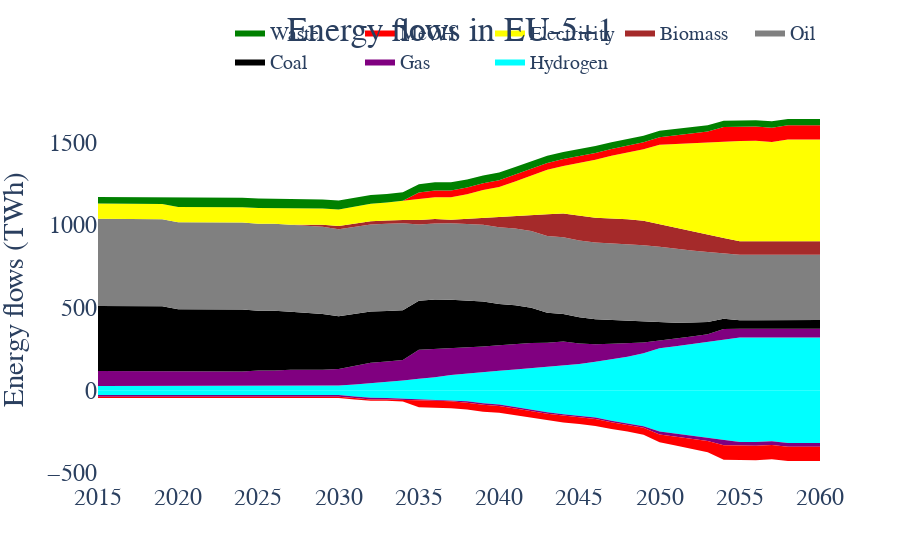

Notebook code for this chart:
### Code cell
energy_input=resource_inflow[(resource_inflow.Resource.isin(primary_resource_conversion.keys()))]
# energy_input=energy_input[energy_input.Sector=="E-Fuels"]
energy_output=resource_outflow[(resource_outflow.Resource.isin(primary_resource_conversion.keys()))]
# energy_output=energy_output[energy_output.Sector=="E-Fuels"]

energy_input=energy_input.drop(["Sector","Country"],axis=1).groupby(by=["Resource","Year"]).sum().reset_index()
energy_output=energy_output.drop(["Sector","Country"],axis=1).groupby(by=["Resource","Year"]).sum().reset_index()
df_merged=pd.concat([energy_input,energy_output],ignore_index=True)
fig = go.Figure()

for resource in primary_resource_conversion.keys():
    if resource not in ["Olefins","Ammonia","Naphtha","CO"]:
        fig.add_trace(go.Scatter(x=energy_input[energy_input.Resource==resource].Year,y=energy_input[energy_input.Resource==resource].Flow,name=resource,
                         line=dict(width=0,color=primary_resource_color[resource]),
                             fillcolor=primary_resource_color[resource],mode='lines',stackgroup='one'))
        fig.add_trace(go.Scatter(x=energy_output[energy_output.Resource==resource].Year,y=energy_output[energy_output.Resource==resource].Flow,name=resource,
                         line=dict(width=0,color=primary_resource_color[resource]),
                             fillcolor=primary_resource_color[resource],mode='lines',stackgroup='two',showlegend=False))
fig.update_layout(title='Energy flows in EU-5+1',title_x=0.5,title_y=0.97,
                   yaxis_title='Energy flows (TWh)')
fig.update_layout(
    font=dict(
        family="Times New Roman",size=24)
    )
fig.update_annotations(font_size=24)
fig.update_layout(legend=dict(
    orientation="h",
    yanchor="bottom",
    y=1.05,
    xanchor="right",
    x=1,font = dict(size=20)
))

# fig.add_annotation(dict(font=dict(color="black",size=28),
#                                         x=-0.05,
#                                         y=1.15,
#                                         showarrow=False,
#                                         text="(c)",
#                                         textangle=0,
#                                         xanchor='left',
#                                         xref="paper",
#                                         yref="paper"))

fig.update_layout( paper_bgcolor="rgba(0,0,0,0)", plot_bgcolor="rgba(0,0,0,0)")
fig.show()

### Figure 1 — Plotly figure (JSON) as saved in the notebook; plotly's stock layout.template omitted (floating-point values rounded to 4 significant figures)
{"data": [{"fillcolor": "cyan", "line": {"color": "cyan", "width": 0}, "mode": "lines", "name": "Hydrogen", "stackgroup": "one", "type": "scatter", "x": [2015, 2016, 2017, 2018, 2019, 2020, 2021, 2022, 2023, 2024, 2025, 2026, 2027, 2028, 2029, 2030, 2031, 2032, 2033, 2034, 2035, 2036, 2037, 2038, 2039, 2040, 2041, 2042, 2043, 2044, 2045, 2046, 2047, 2048, 2049, 2050, 2051, 2052, 2053, 2054, 2055, 2056, 2057, 2058, 2059, 2060], "y": [26.37, 26.37, 26.37, 26.37, 26.37, 26.37, 26.37, 26.37, 26.37, 26.37, 26.37, 26.37, 26.37, 26.37, 26.37, 29.77, 35.73, 42.88, 51.14, 59.39, 69.84, 78.34, 92.96, 102.5, 110.5, 118.8, 125.9, 134.0, 142.2, 150.3, 159.6, 173.1, 187.9, 203.6, 224.3, 254.2, 266.1, 278.7, 291.4, 305.9, 319.3, 319.4, 319.4, 319.9, 319.9, 319.9]}, {"fillcolor": "cyan", "line": {"color": "cyan", "width": 0}, "mode": "lines", "name": "Hydrogen", "showlegend": false, "stackgroup": "two", "type": "scatter", "x": [2015, 2016, 2017, 2018, 2019, 2020, 2021, 2022, 2023, 2024, 2025, 2026, 2027, 2028, 2029, 2030, 2031, 2032, 2033, 2034, 2035, 2036, 2037, 2038, 2039, 2040, 2041, 2042, 2043, 2044, 2045, 2046, 2047, 2048, 2049, 2050, 2051, 2052, 2053, 2054, 2055, 2056, 2057, 2058, 2059, 2060], "y": [-28.92, -28.92, -28.92, -28.92, -28.92, -28.92, -28.92, -28.92, -28.92, -28.92, -28.92, -28.92, -28.92, -28.92, -28.92, -28.92, -37.18, -44.96, -46.05, -49.86, -51.79, -54.99, -57.95, -65.85, -78.89, -85.95, -101.4, -117.9, -132.4, -144.2, -153.2, -165.2, -183.9, -199.2, -217.8, -249.2, -261.9, -274.5, -287.2, -301.7, -312.6, -313.5, -308.5, -319.0, -319.0, -319.0]}, {"fillcolor": "purple", "line": {"color": "purple", "width": 0}, "mode": "lines", "name": "Gas", "stackgroup": "one", "type": "scatter", "x": [2015, 2016, 2017, 2018, 2019, 2020, 2021, 2022, 2023, 2024, 2025, 2026, 2027, 2028, 2029, 2030, 2031, 2032, 2033, 2034, 2035, 2036, 2037, 2038, 2039, 2040, 2041, 2042, 2043, 2044, 2045, 2046, 2047, 2048, 2049, 2050, 2051, 2052, 2053, 2054, 2055, 2056, 2057, 2058, 2059, 2060], "y": [90.77, 90.62, 90.29, 89.66, 88.89, 88.74, 88.59, 88.44, 87.96, 87.48, 93.18, 93.04, 98.44, 98.3, 98.15, 99.61, 113.2, 123.6, 123.6, 123.6, 175.6, 171.6, 160.4, 155.2, 154.0, 154.0, 154.0, 151.8, 146.0, 144.2, 123.9, 105.5, 93.04, 80.16, 64.75, 47.48, 46.23, 47.09, 48.2, 65.15, 52.68, 52.75, 52.75, 52.45, 52.45, 52.45]}, {"fillcolor": "purple", "line": {"color": "purple", "width": 0}, "mode": "lines", "name": "Gas", "showlegend": false, "stackgroup": "two", "type": "scatter", "x": [2015, 2016, 2017, 2018, 2019, 2020, 2021, 2022, 2023, 2024, 2025, 2026, 2027, 2028, 2029, 2030, 2031, 2032, 2033, 2034, 2035, 2036, 2037, 2038, 2039, 2040, 2041, 2042, 2043, 2044, 2045, 2046, 2047, 2048, 2049, 2050, 2051, 2052, 2053, 2054, 2055, 2056, 2057, 2058, 2059, 2060], "y": [-10.06, -10.06, -10.06, -10.06, -10.06, -10.06, -10.06, -10.06, -10.06, -10.06, -10.06, -10.06, -10.06, -10.06, -10.06, -10.06, -10.06, -10.06, -10.06, -10.06, -8.854, -8.854, -8.854, -8.854, -8.854, -8.854, -8.854, -8.854, -8.854, -8.854, -8.854, -8.854, -8.854, -8.854, -8.811, -18.98, -19.06, -19.59, -20.12, -31.33, -22.54, -22.6, -22.6, -22.31, -22.31, -22.31]}, {"fillcolor": "black", "line": {"color": "black", "width": 0}, "mode": "lines", "name": "Coal", "stackgroup": "one", "type": "scatter", "x": [2015, 2016, 2017, 2018, 2019, 2020, 2021, 2022, 2023, 2024, 2025, 2026, 2027, 2028, 2029, 2030, 2031, 2032, 2033, 2034, 2035, 2036, 2037, 2038, 2039, 2040, 2041, 2042, 2043, 2044, 2045, 2046, 2047, 2048, 2049, 2050, 2051, 2052, 2053, 2054, 2055, 2056, 2057, 2058, 2059, 2060], "y": [393.4, 393.3, 393.2, 393.1, 393.0, 374.5, 374.4, 374.4, 374.3, 374.3, 361.3, 361.5, 350.4, 343.5, 337.7, 318.2, 314.3, 309.9, 305.5, 301.1, 296.6, 298.7, 294.3, 285.2, 273.3, 249.8, 234.6, 213.6, 181.5, 167.3, 158.4, 151.7, 145.0, 137.3, 127.7, 111.0, 96.86, 85.02, 73.35, 62.26, 52.37, 52.37, 52.37, 52.37, 52.37, 52.37]}, {"fillcolor": "black", "line": {"color": "black", "width": 0}, "mode": "lines", "name": "Coal", "showlegend": false, "stackgroup": "two", "type": "scatter", "x": [2015, 2016, 2017, 2018, 2019, 2020, 2021, 2022, 2023, 2024, 2025, 2026, 2027, 2028, 2029, 2030, 2031, 2032, 2033, 2034, 2035, 2036, 2037, 2038, 2039, 2040, 2041, 2042, 2043, 2044, 2045, 2046, 2047, 2048, 2049, 2050, 2051, 2052, 2053, 2054, 2055, 2056, 2057, 2058, 2059, 2060], "y": [0, 0, 0, 0, 0, 0, 0, 0, 0, 0, 0, 0, 0, 0, 0, 0, 0, 0, 0, 0, 0, 0, 0, 0, 0, 0, 0, 0, 0, 0, 0, 0, 0, 0, 0, 0, 0, 0, 0, 0, 0, 0, 0, 0, 0, 0]}, {"fillcolor": "grey", "line": {"color": "grey", "width": 0}, "mode": "lines", "name": "Oil", "stackgroup": "one", "type": "scatter", "x": [2015, 2016, 2017, 2018, 2019, 2020, 2021, 2022, 2023, 2024, 2025, 2026, 2027, 2028, 2029, 2030, 2031, 2032, 2033, 2034, 2035, 2036, 2037, 2038, 2039, 2040, 2041, 2042, 2043, 2044, 2045, 2046, 2047, 2048, 2049, 2050, 2051, 2052, 2053, 2054, 2055, 2056, 2057, 2058, 2059, 2060], "y": [526.8, 526.8, 526.8, 526.8, 526.8, 526.8, 526.8, 526.8, 526.8, 526.8, 526.8, 526.8, 526.8, 526.8, 526.8, 526.8, 526.8, 526.8, 526.8, 526.8, 460.7, 460.7, 463.7, 463.7, 463.7, 463.7, 463.7, 463.7, 463.7, 463.7, 463.7, 463.7, 463.7, 463.7, 461.4, 456.3, 446.7, 435.1, 423.4, 395.1, 395.1, 395.1, 395.1, 395.1, 395.1, 395.1]}, {"fillcolor": "grey", "line": {"color": "grey", "width": 0}, "mode": "lines", "name": "Oil", "showlegend": false, "stackgroup": "two", "type": "scatter", "x": [2015, 2016, 2017, 2018, 2019, 2020, 2021, 2022, 2023, 2024, 2025, 2026, 2027, 2028, 2029, 2030, 2031, 2032, 2033, 2034, 2035, 2036, 2037, 2038, 2039, 2040, 2041, 2042, 2043, 2044, 2045, 2046, 2047, 2048, 2049, 2050, 2051, 2052, 2053, 2054, 2055, 2056, 2057, 2058, 2059, 2060], "y": [0, 0, 0, 0, 0, 0, 0, 0, 0, 0, 0, 0, 0, 0, 0, 0, 0, 0, 0, 0, 0, 0, 0, 0, 0, 0, 0, 0, 0, 0, 0, 0, 0, 0, 0, 0, 0, 0, 0, 0, 0, 0, 0, 0, 0, 0]}, {"fillcolor": "brown", "line": {"color": "brown", "width": 0}, "mode": "lines", "name": "Biomass", "stackgroup": "one", "type": "scatter", "x": [2015, 2016, 2017, 2018, 2019, 2020, 2021, 2022, 2023, 2024, 2025, 2026, 2027, 2028, 2029, 2030, 2031, 2032, 2033, 2034, 2035, 2036, 2037, 2038, 2039, 2040, 2041, 2042, 2043, 2044, 2045, 2046, 2047, 2048, 2049, 2050, 2051, 2052, 2053, 2054, 2055, 2056, 2057, 2058, 2059, 2060], "y": [0, 0, 0, 0, 0, 0, 0, 0, 0, 0, 0, 0, 0, 7.135, 13.11, 19.31, 19.42, 19.53, 19.63, 19.74, 27.17, 27.25, 20.04, 30.9, 40.36, 62.8, 79.73, 99.32, 132.2, 144.2, 149.8, 149.5, 149.3, 150.3, 147.0, 134.8, 128.0, 117.6, 106.5, 93.58, 82.11, 82.11, 82.11, 82.11, 82.11, 82.11]}, {"fillcolor": "brown", "line": {"color": "brown", "width": 0}, "mode": "lines", "name": "Biomass", "showlegend": false, "stackgroup": "two", "type": "scatter", "x": [2015, 2016, 2017, 2018, 2019, 2020, 2021, 2022, 2023, 2024, 2025, 2026, 2027, 2028, 2029, 2030, 2031, 2032, 2033, 2034, 2035, 2036, 2037, 2038, 2039, 2040, 2041, 2042, 2043, 2044, 2045, 2046, 2047, 2048, 2049, 2050, 2051, 2052, 2053, 2054, 2055, 2056, 2057, 2058, 2059, 2060], "y": [0, 0, 0, 0, 0, 0, 0, 0, 0, 0, 0, 0, 0, 0, 0, 0, 0, 0, 0, 0, 0, 0, 0, 0, 0, 0, 0, 0, 0, 0, 0, 0, 0, 0, 0, 0, 0, 0, 0, 0, 0, 0, 0, 0, 0, 0]}, {"fillcolor": "yellow", "line": {"color": "yellow", "width": 0}, "mode": "lines", "name": "Electricity", "stackgroup": "one", "type": "scatter", "x": [2015, 2016, 2017, 2018, 2019, 2020, 2021, 2022, 2023, 2024, 2025, 2026, 2027, 2028, 2029, 2030, 2031, 2032, 2033, 2034, 2035, 2036, 2037, 2038, 2039, 2040, 2041, 2042, 2043, 2044, 2045, 2046, 2047, 2048, 2049, 2050, 2051, 2052, 2053, 2054, 2055, 2056, 2057, 2058, 2059, 2060], "y": [92.66, 92.66, 92.66, 92.66, 92.66, 92.66, 92.66, 92.66, 92.66, 92.66, 95.04, 95.04, 97.11, 97.11, 97.11, 100.5, 102.9, 105.9, 109.1, 116.4, 125.3, 130.5, 136.5, 148.8, 169.2, 180.6, 205.6, 237.8, 268.8, 287.7, 321.7, 350.8, 379.7, 403.2, 432.5, 481.2, 505.3, 529.8, 554.6, 583.7, 606.0, 607.3, 600.6, 614.6, 614.6, 614.6]}, {"fillcolor": "yellow", "line": {"color": "yellow", "width": 0}, "mode": "lines", "name": "Electricity", "showlegend": false, "stackgroup": "two", "type": "scatter", "x": [2015, 2016, 2017, 2018, 2019, 2020, 2021, 2022, 2023, 2024, 2025, 2026, 2027, 2028, 2029, 2030, 2031, 2032, 2033, 2034, 2035, 2036, 2037, 2038, 2039, 2040, 2041, 2042, 2043, 2044, 2045, 2046, 2047, 2048, 2049, 2050, 2051, 2052, 2053, 2054, 2055, 2056, 2057, 2058, 2059, 2060], "y": [0, 0, 0, 0, 0, 0, 0, 0, 0, 0, 0, 0, 0, 0, 0, 0, 0, 0, 0, 0, 0, 0, 0, 0, 0, 0, 0, 0, 0, 0, 0, 0, 0, 0, 0, 0, 0, 0, 0, 0, 0, 0, 0, 0, 0, 0]}, {"fillcolor": "red", "line": {"color": "red", "width": 0}, "mode": "lines", "name": "MeOH", "stackgroup": "one", "type": "scatter", "x": [2015, 2016, 2017, 2018, 2019, 2020, 2021, 2022, 2023, 2024, 2025, 2026, 2027, 2028, 2029, 2030, 2031, 2032, 2033, 2034, 2035, 2036, 2037, 2038, 2039, 2040, 2041, 2042, 2043, 2044, 2045, 2046, 2047, 2048, 2049, 2050, 2051, 2052, 2053, 2054, 2055, 2056, 2057, 2058, 2059, 2060], "y": [0, 0, 0, 0, 0, 0, 0, 0, 0, 0, 0, 0, 0, 0, 0, 0, 0, 0, 0, 0, 41.39, 41.39, 41.39, 41.39, 41.39, 41.39, 41.39, 41.39, 41.39, 41.39, 41.39, 41.39, 41.39, 41.39, 42.87, 46.23, 52.52, 60.17, 67.82, 86.4, 86.4, 86.4, 86.4, 86.4, 86.4, 86.4]}, {"fillcolor": "red", "line": {"color": "red", "width": 0}, "mode": "lines", "name": "MeOH", "showlegend": false, "stackgroup": "two", "type": "scatter", "x": [2015, 2016, 2017, 2018, 2019, 2020, 2021, 2022, 2023, 2024, 2025, 2026, 2027, 2028, 2029, 2030, 2031, 2032, 2033, 2034, 2035, 2036, 2037, 2038, 2039, 2040, 2041, 2042, 2043, 2044, 2045, 2046, 2047, 2048, 2049, 2050, 2051, 2052, 2053, 2054, 2055, 2056, 2057, 2058, 2059, 2060], "y": [-7.872, -7.872, -7.872, -7.872, -7.872, -7.872, -7.872, -7.872, -7.872, -7.872, -7.872, -7.872, -7.872, -7.872, -7.872, -7.872, -7.872, -7.872, -7.872, -7.872, -41.39, -41.39, -41.39, -41.39, -41.39, -41.39, -41.39, -41.39, -41.39, -41.39, -41.39, -41.39, -41.39, -41.39, -42.87, -46.24, -52.53, -60.18, -67.83, -86.4, -86.29, -86.4, -86.4, -86.4, -86.4, -86.4]}, {"fillcolor": "green", "line": {"color": "green", "width": 0}, "mode": "lines", "name": "Waste", "stackgroup": "one", "type": "scatter", "x": [2015, 2016, 2017, 2018, 2019, 2020, 2021, 2022, 2023, 2024, 2025, 2026, 2027, 2028, 2029, 2030, 2031, 2032, 2033, 2034, 2035, 2036, 2037, 2038, 2039, 2040, 2041, 2042, 2043, 2044, 2045, 2046, 2047, 2048, 2049, 2050, 2051, 2052, 2053, 2054, 2055, 2056, 2057, 2058, 2059, 2060], "y": [39.02, 38.92, 38.83, 38.74, 38.64, 57.82, 57.68, 57.54, 57.4, 57.26, 57.12, 56.47, 55.81, 55.23, 54.65, 54.11, 53.34, 52.57, 51.8, 51.02, 50.23, 49.45, 48.66, 47.86, 47.07, 46.27, 45.46, 44.66, 43.85, 43.06, 42.27, 41.49, 40.7, 39.91, 39.11, 38.31, 38.31, 38.31, 38.31, 38.31, 38.31, 38.31, 38.31, 38.31, 38.31, 38.31]}, {"fillcolor": "green", "line": {"color": "green", "width": 0}, "mode": "lines", "name": "Waste", "showlegend": false, "stackgroup": "two", "type": "scatter", "x": [2015, 2016, 2017, 2018, 2019, 2020, 2021, 2022, 2023, 2024, 2025, 2026, 2027, 2028, 2029, 2030, 2031, 2032, 2033, 2034, 2035, 2036, 2037, 2038, 2039, 2040, 2041, 2042, 2043, 2044, 2045, 2046, 2047, 2048, 2049, 2050, 2051, 2052, 2053, 2054, 2055, 2056, 2057, 2058, 2059, 2060], "y": [0, 0, 0, 0, 0, 0, 0, 0, 0, 0, 0, 0, 0, 0, 0, 0, 0, 0, 0, 0, 0, 0, 0, 0, 0, 0, 0, 0, 0, 0, 0, 0, 0, 0, 0, 0, 0, 0, 0, 0, 0, 0, 0, 0, 0, 0]}], "layout": {"font": {"family": "Times New Roman", "size": 24}, "legend": {"font": {"size": 20}, "orientation": "h", "x": 1, "xanchor": "right", "y": 1.05, "yanchor": "bottom"}, "paper_bgcolor": "rgba(0,0,0,0)", "plot_bgcolor": "rgba(0,0,0,0)", "title": {"text": "Energy flows in EU-5+1", "x": 0.5, "y": 0.97}, "yaxis": {"title": {"text": "Energy flows (TWh)"}}}}
